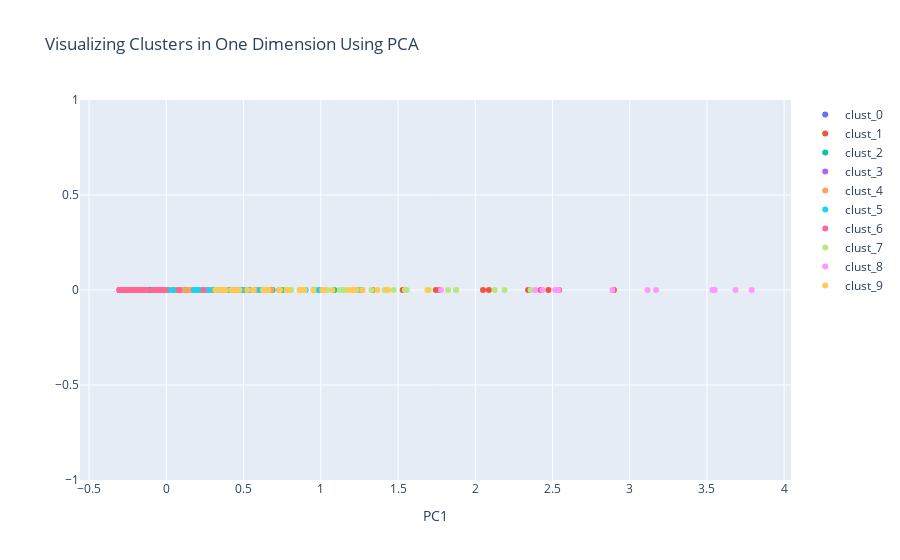

The cell this chart's notebook holds for it:
### Code cell
# Plotting 1D PCA
data = []
for i in range(params["num_clusters"]):
    cluster = cluster_list[i]
    data.append(go.Scatter(
                    x = cluster[1]["PC1_1d"],
                    y = cluster[1]["dummy"],
                    mode = "markers",
                    name = cluster[0],
                    text = None))

title = "Visualizing Clusters in One Dimension Using PCA"

layout = dict(title = title,
              xaxis= dict(title= 'PC1',ticklen= 5,zeroline= False),
              yaxis= dict(title= '',ticklen= 5,zeroline= False)
             )

fig = dict(data = data, layout = layout)

iplot(fig)

### Figure 1 — Plotly figure (JSON) as saved in the notebook; plotly's stock layout.template omitted (floating-point values rounded to 4 significant figures; data arrays with more than 128 entries replaced by an {"elided": "..."} marker saying what was removed)
{"data": [{"mode": "markers", "name": "clust_0", "type": "scatter", "x": {"elided": "170 float values"}, "y": {"elided": "170 int values"}}, {"mode": "markers", "name": "clust_1", "type": "scatter", "x": [2.424, 2.898, 2.342, 2.543, 2.05, 2.088, 1.745, 1.53, 1.335, 2.474, 1.769], "y": [0, 0, 0, 0, 0, 0, 0, 0, 0, 0, 0]}, {"mode": "markers", "name": "clust_2", "type": "scatter", "x": [0.8907, 0.7518, 0.6531, 0.04898, 0.1899, 0.5212, 0.3874, 0.3851, 0.05756, 0.4918, 0.2784, -0.008891, 0.8929, -0.01725, 0.9548, 0.1131, 0.5883, 0.08048, 0.2779, 0.504, 1.088, 0.5094, 0.2954, 0.2128, 0.139, 0.187, 0.6879, -0.0278, 0.2001, 0.2296, 0.1025, 0.493, 0.455, 0.06198, 0.035, 0.3102, -0.02277, 0.2346, 0.6068, 1.267, 0.423, 0.3092, 0.2659, 0.209, -0.07005, 0.6827, -0.08382, 0.2016, 0.3671, -0.02938, 0.613, -0.09101], "y": [0, 0, 0, 0, 0, 0, 0, 0, 0, 0, 0, 0, 0, 0, 0, 0, 0, 0, 0, 0, 0, 0, 0, 0, 0, 0, 0, 0, 0, 0, 0, 0, 0, 0, 0, 0, 0, 0, 0, 0, 0, 0, 0, 0, 0, 0, 0, 0, 0, 0, 0, 0]}, {"mode": "markers", "name": "clust_3", "type": "scatter", "x": [0.2922, 1.019, 0.6157], "y": [0, 0, 0]}, {"mode": "markers", "name": "clust_4", "type": "scatter", "x": [0.3116, 0.02184, 0.2679, 0.4611, 0.489, 0.1768, 0.3212, 0.3036, 0.1854, 0.01499, 0.1529, 0.5197, 0.5033, 0.06648, 0.496, 0.2671, 0.6061, 0.5908, 0.05915, 0.04195, 0.576, 0.6138, 0.6805, 0.3117, 0.3872, 0.3713, 0.6594, 0.7304, 0.492, 0.1688, 0.03675, 0.03746, 0.2929, 0.4042, 0.4523, 0.04738, 0.5209, 0.6592, 0.2348, 0.2137, 0.4329, 0.1359, 0.366, 0.1559, 0.17, 0.6222, 0.2425, 0.161, 0.624, 0.1119, 0.1624, 0.39, 0.09932, 0.5709, 0.1428, 0.379, 0.2318, 0.3715, 0.0914, 0.4464, 0.07141, 0.4822, 0.2743, 0.4262, 0.0367], "y": [0, 0, 0, 0, 0, 0, 0, 0, 0, 0, 0, 0, 0, 0, 0, 0, 0, 0, 0, 0, 0, 0, 0, 0, 0, 0, 0, 0, 0, 0, 0, 0, 0, 0, 0, 0, 0, 0, 0, 0, 0, 0, 0, 0, 0, 0, 0, 0, 0, 0, 0, 0, 0, 0, 0, 0, 0, 0, 0, 0, 0, 0, 0, 0, 0]}, {"mode": "markers", "name": "clust_5", "type": "scatter", "x": [0.08509, 0.2694, -0.1741, 0.4636, 0.3447, 0.9893, 0.3238, 1.231, 0.04561, 0.01463, 0.4968, -0.06609, 0.5372, 0.5333, 0.2328, 0.1774, 1.24, 0.3029, 0.9019, 0.4073, -0.009794, 0.2035, -0.04565, 0.4943, 0.6039, -0.009728, 0.9856, -0.1453, -0.1229], "y": [0, 0, 0, 0, 0, 0, 0, 0, 0, 0, 0, 0, 0, 0, 0, 0, 0, 0, 0, 0, 0, 0, 0, 0, 0, 0, 0, 0, 0]}, {"mode": "markers", "name": "clust_6", "type": "scatter", "x": {"elided": "546 float values"}, "y": {"elided": "546 int values"}}, {"mode": "markers", "name": "clust_7", "type": "scatter", "x": [2.358, 2.126, 1.146, 0.8947, 1.876, 1.875, 1.123, 1.413, 1.699, 1.159, 1.472, 2.19, 1.041, 0.8083, 1.328, 1.023, 1.544, 1.825, 1.557], "y": [0, 0, 0, 0, 0, 0, 0, 0, 0, 0, 0, 0, 0, 0, 0, 0, 0, 0, 0]}, {"mode": "markers", "name": "clust_8", "type": "scatter", "x": [2.389, 3.115, 3.79, 2.888, 3.55, 1.778, 3.685, 2.518, 2.538, 2.435, 3.536, 3.171], "y": [0, 0, 0, 0, 0, 0, 0, 0, 0, 0, 0, 0]}, {"mode": "markers", "name": "clust_9", "type": "scatter", "x": [0.6611, 0.3843, 0.4495, 0.3527, 0.7908, 1.434, 0.8888, 1.076, 0.7792, 0.3281, 0.5622, 0.6261, 1.231, 1.217, 0.6383, 0.4739, 0.8928, 1.366, 0.8635, 0.3767, 1.423, 0.3175, 1.271, 0.4211, 0.5648, 0.9528, 0.7352, 0.5245, 1.019, 1.691, 1.011, 0.866, 1.206, 1.01, 0.737, 1.182], "y": [0, 0, 0, 0, 0, 0, 0, 0, 0, 0, 0, 0, 0, 0, 0, 0, 0, 0, 0, 0, 0, 0, 0, 0, 0, 0, 0, 0, 0, 0, 0, 0, 0, 0, 0, 0]}], "layout": {"title": {"text": "Visualizing Clusters in One Dimension Using PCA"}, "xaxis": {"ticklen": 5, "title": {"text": "PC1"}, "zeroline": false}, "yaxis": {"ticklen": 5, "title": {"text": ""}, "zeroline": false}}}
